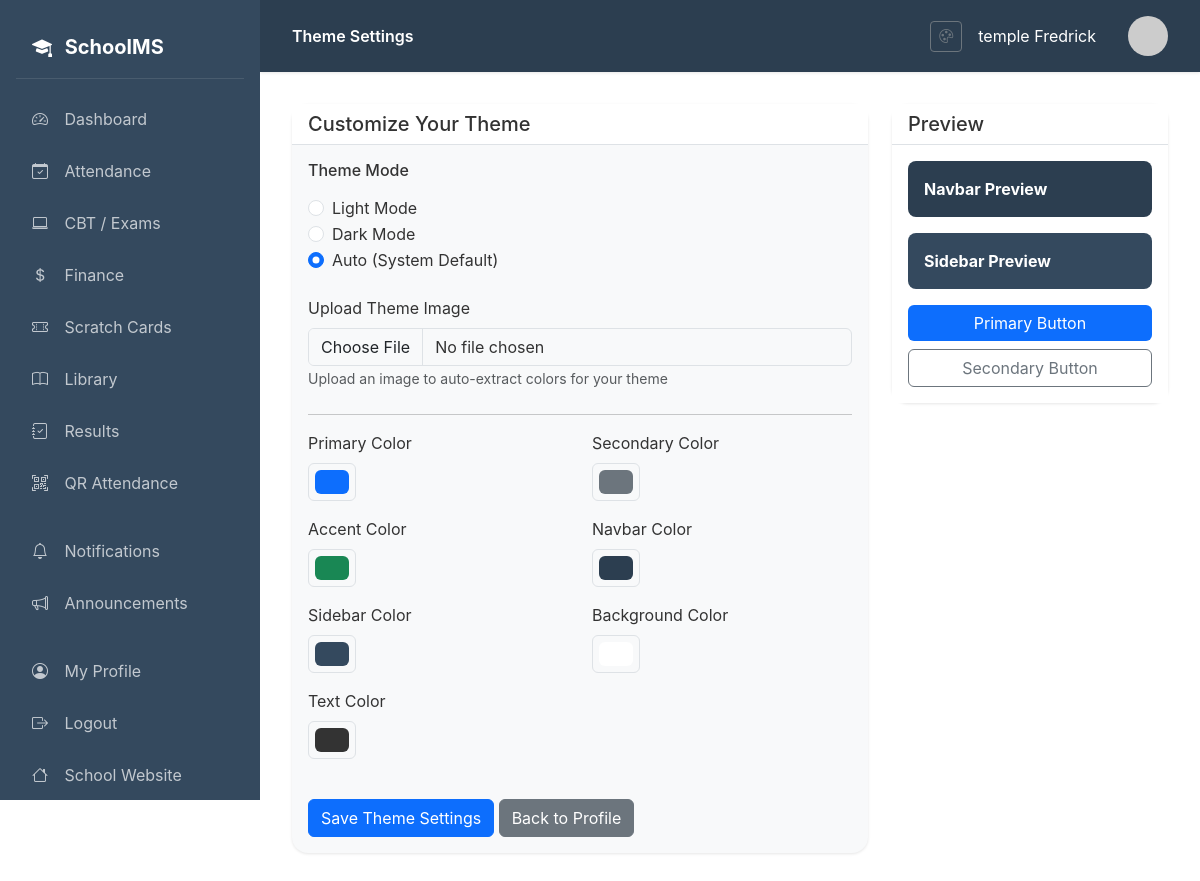
The app's page /accounts/theme-settings/ (signed in) with its own data.
### accounts/models.py (models this page shows, shortened)
class UserProfile(models.Model):
    ROLE_CHOICES = [
        ('admin', 'Administrator'),
        ('teacher', 'Teacher'),
        ('student', 'Student'),
        ('parent', 'Parent'),
        ('librarian', 'Librarian'),
        ('accountant', 'Accountant'),
    ]
    THEME_CHOICES = [
        ('light', 'Light'),
        ('dark', 'Dark'),
        ('auto', 'Auto'),
    ]
    user = models.OneToOneField(User, on_delete=models.CASCADE, related_name='profile')
    role = models.CharField(max_length=20, choices=ROLE_CHOICES, default='student')
    phone = models.CharField(max_length=20, blank=True)
    avatar = models.ImageField(upload_to='avatars/', blank=True, null=True)
    theme_mode = models.CharField(max_length=10, choices=THEME_CHOICES, default='auto')
    theme_image = models.ImageField(upload_to='theme_images/', blank=True, null=True)
    primary_color = models.CharField(max_length=7, default='#0d6efd')
    secondary_color = models.CharField(max_length=7, default='#6c757d')
    accent_color = models.CharField(max_length=7, default='#198754')
    navbar_color = models.CharField(max_length=7, default='#2c3e50')
    sidebar_color = models.CharField(max_length=7, default='#34495e')
    background_color = models.CharField(max_length=7, default='#ffffff')
    text_color = models.CharField(max_length=7, default='#333333')
    created_at = models.DateTimeField(auto_now_add=True)
    updated_at = models.DateTimeField(auto_now=True)

### accounts/views.py (the view)
# urls.py: path('theme-settings/', views.theme_settings_view, name='theme_settings'),
@login_required
def theme_settings_view(request):
    profile, created = UserProfile.objects.get_or_create(user=request.user)
    if request.method == 'POST':
        form = ThemeSettingsForm(request.POST, request.FILES, instance=profile)
        if form.is_valid():
            profile = form.save(commit=False)
            if 'theme_image' in request.FILES:
                colors = extract_dominant_colors(request.FILES['theme_image'])
                profile.primary_color = colors[0] if len(colors) > 0 else profile.primary_color
                profile.secondary_color = colors[1] if len(colors) > 1 else profile.secondary_color
                profile.accent_color = colors[2] if len(colors) > 2 else profile.accent_color
                profile.navbar_color = colors[3] if len(colors) > 3 else profile.navbar_color
                profile.sidebar_color = colors[4] if len(colors) > 4 else profile.sidebar_color
            profile.save()
            messages.success(request, 'Theme settings updated successfully!')
            return redirect('accounts:theme_settings')
    else:
        form = ThemeSettingsForm(instance=profile)
    return render(request, 'accounts/theme_settings.html', {'form': form, 'profile': profile})

### templates/accounts/theme_settings.html (shortened to what this page needs)
{% extends 'base.html' %}
{% block page_title %}Theme Settings{% endblock %}
{% block content %}
<div class="row">
    <div class="col-lg-8">
        <div class="card">
            <div class="card-header">
                <h5 class="mb-0">Customize Your Theme</h5>
            </div>
            <div class="card-body">
                <form method="post" enctype="multipart/form-data">
                    <div class="mb-4">
                        <h6 class="mb-3">Theme Mode</h6>
                        <div class="form-check">
                            <input class="form-check-input" type="radio" name="theme_mode" id="light" value="light" {% if profile.theme_mode == 'light' %}checked{% endif %}>
                            <label class="form-check-label" for="light">Light Mode</label>
                        </div>
                        <div class="form-check">
                            <input class="form-check-input" type="radio" name="theme_mode" id="dark" value="dark" {% if profile.theme_mode == 'dark' %}checked{% endif %}>
                            <label class="form-check-label" for="dark">Dark Mode</label>
                        </div>
                        <div class="form-check">
                            <input class="form-check-input" type="radio" name="theme_mode" id="auto" value="auto" {% if profile.theme_mode == 'auto' %}checked{% endif %}>
                            <label class="form-check-label" for="auto">Auto (System Default)</label>
                        </div>
                    </div>
                    <div class="mb-4">
                        <label for="theme_image" class="form-label">Upload Theme Image</label>
                        <input type="file" class="form-control" id="theme_image" name="theme_image" accept="image/*">
                        <small class="text-muted">Upload an image to auto-extract colors for your theme</small>
                    </div>
                    <hr>
                    <div class="row mb-4">
                        <div class="col-md-6 mb-3">
                            <label for="primary_color" class="form-label">Primary Color</label>
                            <input type="color" class="form-control form-control-color" id="primary_color" name="primary_color" value="{{ profile.primary_color }}">
                        </div>
                        <div class="col-md-6 mb-3">
                            <label for="secondary_color" class="form-label">Secondary Color</label>
                            <input type="color" class="form-control form-control-color" id="secondary_color" name="secondary_color" value="{{ profile.secondary_color }}">
                        </div>
                        <div class="col-md-6 mb-3">
                            <label for="accent_color" class="form-label">Accent Color</label>
                            <input type="color" class="form-control form-control-color" id="accent_color" name="accent_color" value="{{ profile.accent_color }}">
                        </div>
                        <div class="col-md-6 mb-3">
                            <label for="navbar_color" class="form-label">Navbar Color</label>
                            <input type="color" class="form-control form-control-color" id="navbar_color" name="navbar_color" value="{{ profile.navbar_color }}">
                        </div>
                        <div class="col-md-6 mb-3">
                            <label for="sidebar_color" class="form-label">Sidebar Color</label>
                            <input type="color" class="form-control form-control-color" id="sidebar_color" name="sidebar_color" value="{{ profile.sidebar_color }}">
                        </div>
                        <div class="col-md-6 mb-3">
                            <label for="background_color" class="form-label">Background Color</label>
                            <input type="color" class="form-control form-control-color" id="background_color" name="background_color" value="{{ profile.background_color }}">
                        </div>
                        <div class="col-md-6 mb-3">
                            <label for="text_color" class="form-label">Text Color</label>
                            <input type="color" class="form-control form-control-color" id="text_color" name="text_color" value="{{ profile.text_color }}">
                        </div>
                    </div>
                    <button type="submit" class="btn btn-primary">Save Theme Settings</button>
                    <a href="{% url 'accounts:profile' %}" class="btn btn-secondary">Back to Profile</a>
                </form>
            </div>
        </div>
    </div>
    <div class="col-lg-4">
        <div class="card">
            <div class="card-header">
                <h5 class="mb-0">Preview</h5>
            </div>
            <div class="card-body" style="background-color: {{ profile.background_color }}; color: {{ profile.text_color }};">
                <div class="p-3" style="background-color: {{ profile.navbar_color }}; border-radius: 0.5rem; margin-bottom: 1rem; color: white;">
                    <strong>Navbar Preview</strong>
                </div>
                <div class="p-3" style="background-color: {{ profile.sidebar_color }}; border-radius: 0.5rem; margin-bottom: 1rem; color: white;">
                    <strong>Sidebar Preview</strong>
                </div>
                <button class="btn w-100" style="background-color: {{ profile.primary_color }}; color: white; border: none;">Primary Button</button>
                <button class="btn btn-outline w-100 mt-2" style="border-color: {{ profile.secondary_color }}; color: {{ profile.secondary_color }};">Secondary Button</button>
            </div>
        </div>
    </div>
</div>
{% endblock %}

### templates/base.html (shortened to what this page needs)
{% load static %}
<!DOCTYPE html>
<html lang="en">
<head>
    <link href="https://cdn.jsdelivr.net/npm/bootstrap@5.3.2/dist/css/bootstrap.min.css" rel="stylesheet">
    <link href="https://cdn.jsdelivr.net/npm/bootstrap-icons@1.11.1/font/bootstrap-icons.css" rel="stylesheet">
    <link rel="stylesheet" href="{% static 'css/theme.css' %}">
</head>
<body>
    <nav class="sidebar">
        <div class="brand">
            <i class="bi bi-mortarboard-fill me-2"></i>
            SchoolMS
        </div>
        <ul class="nav flex-column">
            <li class="nav-item">
                <a class="nav-link {% if request.resolver_match.url_name == 'dashboard' %}active{% endif %}" href="{% url 'core:dashboard' %}">
                    <i class="bi bi-speedometer2"></i> Dashboard
                </a>
            </li>
            {% if user.profile.role == 'admin' or user.profile.role == 'teacher' or user.profile.role == 'student' %}
            <li class="nav-item">
                <a class="nav-link {% if 'attendance' in request.path %}active{% endif %}" href="{% url 'attendance:dashboard' %}">
                    <i class="bi bi-calendar-check"></i> Attendance
                </a>
            </li>
            {% endif %}
            <li class="nav-item">
                <a class="nav-link {% if 'cbt' in request.path %}active{% endif %}" href="{% url 'cbt:dashboard' %}">
                    <i class="bi bi-laptop"></i> CBT / Exams
                </a>
            </li>
            {% if user.profile.role == 'admin' or user.profile.role == 'accountant' or user.profile.role == 'student' %}
            <li class="nav-item">
                <a class="nav-link {% if 'finance' in request.path %}active{% endif %}" href="{% url 'finance:dashboard' %}">
                    <i class="bi bi-currency-dollar"></i> Finance
                </a>
            </li>
            <li class="nav-item">
                <a class="nav-link {% if 'scratchcard' in request.path %}active{% endif %}" href="{% url 'scratchcard:dashboard' %}">
                    <i class="bi bi-ticket-perforated"></i> Scratch Cards
                </a>
            </li>
            {% endif %}
            {% if user.profile.role == 'admin' or user.profile.role == 'librarian' or user.profile.role == 'teacher' or user.profile.role == 'student' %}
            <li class="nav-item">
                <a class="nav-link {% if 'library' in request.path %}active{% endif %}" href="{% url 'library:dashboard' %}">
                    <i class="bi bi-book"></i> Library
                </a>
            </li>
            {% endif %}
            <li class="nav-item">
                <a class="nav-link {% if 'results' in request.path %}active{% endif %}" href="{% url 'students:results_dashboard' %}">
                    <i class="bi bi-journal-check"></i> Results
                </a>
            </li>
            <li class="nav-item">
                <a class="nav-link" href="{% url 'attendance:qr_scanner' %}">
                    <i class="bi bi-qr-code-scan"></i> QR Attendance
                </a>
            </li>
            <li class="nav-item mt-3">
                <a class="nav-link {% if 'notifications' in request.path %}active{% endif %}" href="{% url 'notifications:list' %}">
                    <i class="bi bi-bell"></i> Notifications
                </a>
            </li>
            <li class="nav-item">
                <a class="nav-link" href="{% url 'notifications:announcements' %}">
                    <i class="bi bi-megaphone"></i> Announcements
                </a>
            </li>
            <li class="nav-item mt-3">
                <a class="nav-link" href="{% url 'accounts:profile' %}">
                    <i class="bi bi-person-circle"></i> My Profile
                </a>
            </li>
            <li class="nav-item">
                <a class="nav-link" href="{% url 'accounts:logout' %}">
                    <i class="bi bi-box-arrow-right"></i> Logout
                </a>
            </li>
            <li class="nav-item">
                <a class="nav-link" href="{% url 'homepage:home' %}">
                    <i class="bi bi-house"></i> School Website
                </a>
            </li>
        </ul>
    </nav>
    <main class="main-content">
        <div class="top-bar">
            <div>
                <span class="fw-semibold">{% block page_title %}Dashboard{% endblock %}</span>
            </div>
            <div class="d-flex align-items-center gap-3">
                <a href="{% url 'accounts:theme_settings' %}" class="btn btn-sm btn-outline-secondary" title="Theme Settings">
                    <i class="bi bi-palette"></i>
                </a>
                <span class="me-3">{{ user.get_full_name|default:user.username }}</span>
                 {% if user.profile.avatar %}
                <img src="{{ user.profile.avatar.url }}" class="avatar" style="width: 40px; height: 40px; object-fit: cover;" alt="Avatar">
                {% else %}
                <img src="https://ui-avatars.com/api/?name={{ user.username }}&background=4f46e5&color=fff" class="avatar" alt="Avatar">
                {% endif %}
            </div>
        </div>
        {% block content %}{% endblock %}
    </main>
</body>
</html>

### static/css/theme.css (style rules this page uses)
:root { --primary-color: #0d6efd; --secondary-color: #6c757d; --accent-color: #198754; --navbar-color: #2c3e50; --sidebar-color: #34495e; --background-color: #ffffff; --text-color: #333333; --light-bg: #f8f9fa; --border-color: #dee2e6; }
body { background-color: var(--background-color); color: var(--text-color); transition: background-color 0.3s ease, color 0.3s ease; }
.sidebar { background-color: var(--sidebar-color) !important; transition: background-color 0.3s ease; }
.top-bar { background-color: var(--navbar-color) !important; color: white; transition: background-color 0.3s ease; }
.card { background-color: var(--light-bg); color: var(--text-color); border-color: var(--border-color) !important; transition: background-color 0.3s ease, color 0.3s ease; }
.card-header { background-color: var(--background-color); border-bottom-color: var(--border-color) !important; }
.btn-primary { background-color: var(--primary-color) !important; border-color: var(--primary-color) !important; }
.main-content { background-color: var(--background-color); transition: background-color 0.3s ease; }
.form-control, .form-select { background-color: var(--light-bg); color: var(--text-color); border-color: var(--border-color); }
.sidebar .nav-link { color: rgba(255, 255, 255, 0.7); }

### templates/base.html (style rules this page uses)
body { font-family: 'Inter', -apple-system, BlinkMacSystemFont, 'Segoe UI', Roboto, sans-serif; background-color: var(--background-color); }
.sidebar { position: fixed; top: 0; left: 0; height: 100vh; width: var(--sidebar-width); background-color: var(--sidebar-color); padding: 1rem; overflow-y: auto; z-index: 1000; }
.sidebar .brand { color: #fff; font-size: 1.25rem; font-weight: 700; padding: 1rem; margin-bottom: 1rem; border-bottom: 1px solid rgba(255,255,255,0.1); }
.sidebar .nav-link { color: rgba(255,255,255,0.7); padding: 0.75rem 1rem; border-radius: 0.5rem; margin-bottom: 0.25rem; transition: all 0.2s; }
.sidebar .nav-link i { width: 24px; margin-right: 0.75rem; }
.main-content { margin-left: var(--sidebar-width); padding: 2rem; min-height: 100vh; background-color: var(--background-color); color: var(--text-color); }
.top-bar { background-color: var(--navbar-color); color: white; padding: 1rem 2rem; margin: -2rem -2rem 2rem -2rem; box-shadow: 0 1px 3px rgba(0,0,0,0.1); display: flex; justify-content: space-between; align-items: center; }
.card { border: none; border-radius: 1rem; box-shadow: 0 1px 3px rgba(0,0,0,0.1); }
.card-header { background: #fff; border-bottom: 1px solid #e2e8f0; font-weight: 600; }
.btn-primary { background: var(--primary-color); border-color: var(--primary-color); }
.avatar { width: 40px; height: 40px; border-radius: 50%; object-fit: cover; }

### records on screen
UserProfile: theme_mode "☐ Light Mode", theme_mode "☐ Dark Mode", theme_mode "☑ Auto (System Default)", primary_color "#0d6efd", secondary_color "#6c757d", accent_color "#198754", navbar_color "#2c3e50", sidebar_color "#34495e", background_color "#ffffff", text_color "#333333"

### other values on screen
{{ user.get_full_name|default:user.username }} "temple Fredrick"
